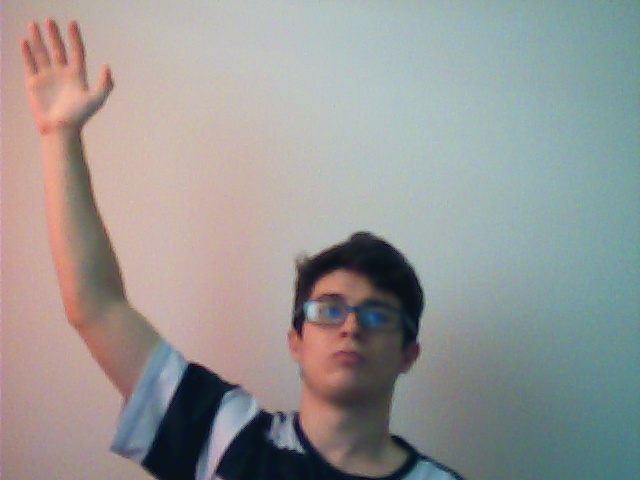
#> input picture Base/0.jpg, 640 x 480 px, found by its file name; its folder holds 4 pictures in this run
$ python makebw.py   (older library calls are emulated)
#> lines starting #> are read from the running program, lines starting #| are printed output that depends on the picture
from scipy import misc
import random
import numpy
import pickle

def average(pixel):
    return (pixel[0] + pixel[1] + pixel[2]) / 3

path_dir = "/home/antonio/Documentos/SensoresInteligentes/Base/"
image = []

# abre a base de dados
for k in xrange(15):
    image_file = str(k) + ".jpg"
    image = misc.imread(path_dir + image_file, flatten=1)
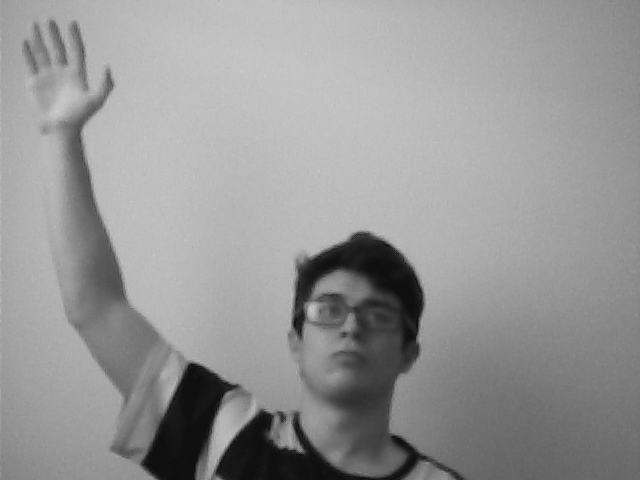
#> image: shape (480, 640) float32; min 9.53, max 206.8, mean 150.9
    new_image_file = path_dir + 'test/' + image_file
    image2 = misc.imresize(image,(60,80),interp='cubic')
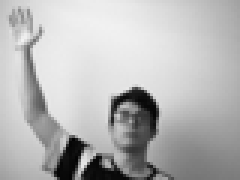
#> image2: shape (60, 80) (shown 3 times larger); min 2, max 242, mean 182.7
    misc.imsave(new_image_file, image2)
#> pass 2 of the loop `for k in xrange(15):`:
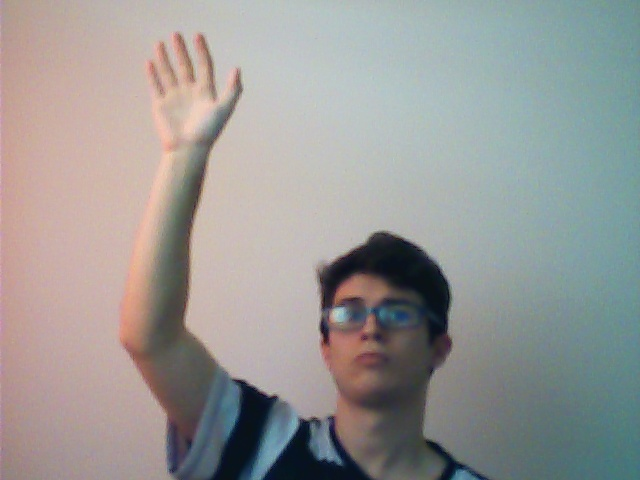
#> input picture Base/1.jpg, 640 x 480 px, found by its file name
#> `image = misc.imread(path_dir + image_file, flatten=1)`:
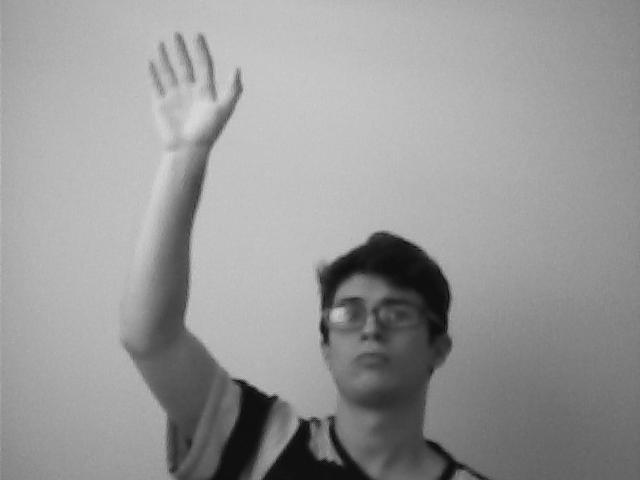
#> image: shape (480, 640) float32; min 10.84, max 217.2, mean 152.4
#> `image2 = misc.imresize(image,(60,80),interp='cubic')`:
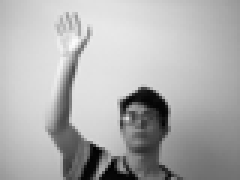
#> image2: shape (60, 80) (shown 3 times larger); min 0, max 252, mean 174.9
#> (the run stopped early here; a loop or call above may not have finished)
